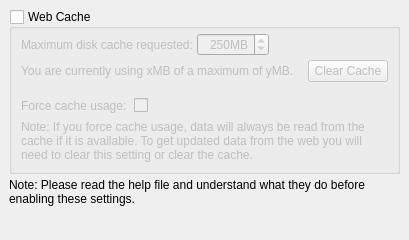
<?xml version="1.0" encoding="UTF-8"?>
<ui version="4.0">
 <class>WebcacheOptionsPage</class>
 <widget class="QWidget" name="WebcacheOptionsPage">
  <property name="geometry">
   <rect>
    <x>0</x>
    <y>0</y>
    <width>400</width>
    <height>240</height>
   </rect>
  </property>
  <layout class="QVBoxLayout">
   <property name="spacing">
    <number>4</number>
   </property>
   <property name="margin">
    <number>9</number>
   </property>
   <item>
    <widget class="QGroupBox" name="webcache_enabled">
     <property name="minimumSize">
      <size>
       <width>0</width>
       <height>20</height>
      </size>
     </property>
     <property name="title">
      <string>Web Cache</string>
     </property>
     <property name="checkable">
      <bool>true</bool>
     </property>
     <property name="checked">
      <bool>false</bool>
     </property>
     <layout class="QGridLayout">
      <property name="leftMargin">
       <number>9</number>
      </property>
      <property name="topMargin">
       <number>4</number>
      </property>
      <property name="rightMargin">
       <number>9</number>
      </property>
      <property name="bottomMargin">
       <number>9</number>
      </property>
      <property name="verticalSpacing">
       <number>4</number>
      </property>
      <item row="6" column="1">
       <layout class="QHBoxLayout" name="hlayout_max_size">
        <property name="spacing">
         <number>4</number>
        </property>
        <item>
         <widget class="QLabel" name="max_size_label">
          <property name="sizePolicy">
           <sizepolicy hsizetype="Maximum" vsizetype="Preferred">
            <horstretch>0</horstretch>
            <verstretch>0</verstretch>
           </sizepolicy>
          </property>
          <property name="text">
           <string>Maximum disk cache requested:</string>
          </property>
         </widget>
        </item>
        <item>
         <widget class="QSpinBox" name="webcache_max_size">
          <property name="alignment">
           <set>Qt::AlignRight|Qt::AlignTrailing|Qt::AlignVCenter</set>
          </property>
          <property name="buttonSymbols">
           <enum>QAbstractSpinBox::UpDownArrows</enum>
          </property>
          <property name="suffix">
           <string>MB</string>
          </property>
          <property name="maximum">
           <number>9999</number>
          </property>
          <property name="value">
           <number>250</number>
          </property>
         </widget>
        </item>
        <item>
         <spacer name="hSpacer_max_size">
          <property name="orientation">
           <enum>Qt::Horizontal</enum>
          </property>
          <property name="sizeHint" stdset="0">
           <size>
            <width>40</width>
            <height>20</height>
           </size>
          </property>
         </spacer>
        </item>
       </layout>
      </item>
      <item row="11" column="1">
       <spacer name="vSpacer_internal">
        <property name="orientation">
         <enum>Qt::Vertical</enum>
        </property>
        <property name="sizeType">
         <enum>QSizePolicy::Fixed</enum>
        </property>
        <property name="sizeHint" stdset="0">
         <size>
          <width>20</width>
          <height>10</height>
         </size>
        </property>
       </spacer>
      </item>
      <item row="9" column="1" rowspan="2">
       <layout class="QHBoxLayout" name="hLayout_clear_cache">
        <property name="spacing">
         <number>4</number>
        </property>
        <item>
         <widget class="QLabel" name="webcache_current_sizes">
          <property name="minimumSize">
           <size>
            <width>0</width>
            <height>20</height>
           </size>
          </property>
          <property name="text">
           <string notr="true">You are currently using xMB of a maximum of yMB.</string>
          </property>
         </widget>
        </item>
        <item>
         <spacer name="horizontalSpacer">
          <property name="orientation">
           <enum>Qt::Horizontal</enum>
          </property>
          <property name="sizeType">
           <enum>QSizePolicy::Fixed</enum>
          </property>
          <property name="sizeHint" stdset="0">
           <size>
            <width>10</width>
            <height>0</height>
           </size>
          </property>
         </spacer>
        </item>
        <item>
         <widget class="QPushButton" name="webcache_clear_cache">
          <property name="enabled">
           <bool>false</bool>
          </property>
          <property name="cursor">
           <cursorShape>PointingHandCursor</cursorShape>
          </property>
          <property name="text">
           <string>Clear Cache</string>
          </property>
         </widget>
        </item>
        <item>
         <spacer name="hSpacer_clear_cache">
          <property name="orientation">
           <enum>Qt::Horizontal</enum>
          </property>
          <property name="sizeHint" stdset="0">
           <size>
            <width>40</width>
            <height>20</height>
           </size>
          </property>
         </spacer>
        </item>
       </layout>
      </item>
      <item row="12" column="1">
       <layout class="QHBoxLayout" name="hLayout_force_cache">
        <property name="spacing">
         <number>4</number>
        </property>
        <item>
         <widget class="QLabel" name="force_cache_label">
          <property name="text">
           <string>Force cache usage:</string>
          </property>
         </widget>
        </item>
        <item>
         <spacer name="horizontalSpacer_2">
          <property name="orientation">
           <enum>Qt::Horizontal</enum>
          </property>
          <property name="sizeType">
           <enum>QSizePolicy::Fixed</enum>
          </property>
          <property name="sizeHint" stdset="0">
           <size>
            <width>3</width>
            <height>0</height>
           </size>
          </property>
         </spacer>
        </item>
        <item>
         <widget class="QCheckBox" name="webcache_force_cache">
          <property name="text">
           <string/>
          </property>
         </widget>
        </item>
        <item>
         <spacer name="hSpacer_force_cache">
          <property name="orientation">
           <enum>Qt::Horizontal</enum>
          </property>
          <property name="sizeHint" stdset="0">
           <size>
            <width>40</width>
            <height>20</height>
           </size>
          </property>
         </spacer>
        </item>
       </layout>
      </item>
      <item row="13" column="1">
       <widget class="QLabel" name="label">
        <property name="text">
         <string>Note: If you force cache usage, data will always be read from the cache if it is available. To get updated data from the web you will need to clear this setting or clear the cache.</string>
        </property>
        <property name="wordWrap">
         <bool>true</bool>
        </property>
       </widget>
      </item>
     </layout>
    </widget>
   </item>
   <item>
    <widget class="QLabel" name="note">
     <property name="text">
      <string>Note: Please read the help file and understand what they do before enabling these settings.</string>
     </property>
     <property name="wordWrap">
      <bool>true</bool>
     </property>
    </widget>
   </item>
   <item>
    <spacer name="vSpacer_bottom">
     <property name="orientation">
      <enum>Qt::Vertical</enum>
     </property>
     <property name="sizeHint" stdset="0">
      <size>
       <width>0</width>
       <height>0</height>
      </size>
     </property>
    </spacer>
   </item>
  </layout>
 </widget>
 <tabstops>
  <tabstop>webcache_enabled</tabstop>
  <tabstop>webcache_max_size</tabstop>
 </tabstops>
 <resources/>
 <connections/>
</ui>
